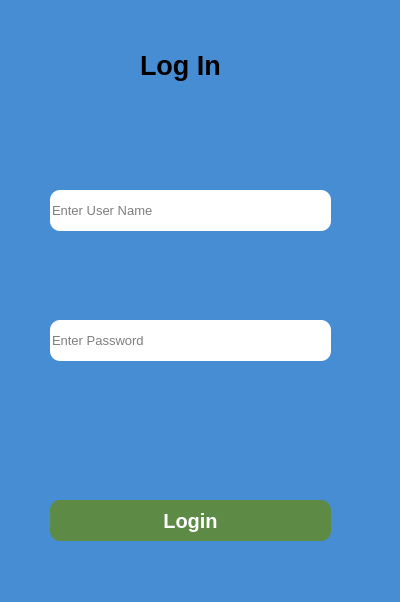
<?xml version="1.0" encoding="UTF-8"?>
<ui version="4.0">
 <class>LOGINS</class>
 <widget class="QMainWindow" name="LOGINS">
  <property name="geometry">
   <rect>
    <x>0</x>
    <y>0</y>
    <width>400</width>
    <height>602</height>
   </rect>
  </property>
  <property name="maximumSize">
   <size>
    <width>400</width>
    <height>602</height>
   </size>
  </property>
  <property name="windowTitle">
   <string>MainWindow</string>
  </property>
  <widget class="QWidget" name="LOG">
   <widget class="QWidget" name="loginss" native="true">
    <property name="geometry">
     <rect>
      <x>0</x>
      <y>0</y>
      <width>400</width>
      <height>602</height>
     </rect>
    </property>
    <property name="font">
     <font>
      <pointsize>20</pointsize>
      <weight>75</weight>
      <bold>true</bold>
     </font>
    </property>
    <property name="styleSheet">
     <string notr="true">background-color: rgb(71, 141, 212);</string>
    </property>
    <widget class="QLabel" name="label_14">
     <property name="geometry">
      <rect>
       <x>140</x>
       <y>40</y>
       <width>91</width>
       <height>51</height>
      </rect>
     </property>
     <property name="font">
      <font>
       <pointsize>20</pointsize>
       <weight>75</weight>
       <bold>true</bold>
      </font>
     </property>
     <property name="styleSheet">
      <string notr="true">color: rgb(0, 0, 0);</string>
     </property>
     <property name="text">
      <string>Log In</string>
     </property>
    </widget>
    <widget class="QLineEdit" name="lineEdit_2">
     <property name="geometry">
      <rect>
       <x>50</x>
       <y>190</y>
       <width>281</width>
       <height>41</height>
      </rect>
     </property>
     <property name="font">
      <font>
       <pointsize>10</pointsize>
       <weight>50</weight>
       <bold>false</bold>
      </font>
     </property>
     <property name="styleSheet">
      <string notr="true">QLineEdit{
background-color: rgb(255, 255, 255);
border-radius: 10px
}
QLineEdit:focus{
border: 3px solid #FBAD25;
}</string>
     </property>
     <property name="placeholderText">
      <string>Enter User Name</string>
     </property>
    </widget>
    <widget class="QLineEdit" name="lineEdit_3">
     <property name="geometry">
      <rect>
       <x>50</x>
       <y>320</y>
       <width>281</width>
       <height>41</height>
      </rect>
     </property>
     <property name="font">
      <font>
       <pointsize>10</pointsize>
       <weight>50</weight>
       <bold>false</bold>
      </font>
     </property>
     <property name="styleSheet">
      <string notr="true">QLineEdit{
background-color: rgb(255, 255, 255);
border-radius: 10px
}
QLineEdit:focus{
	border: 3px solid #FBAD25
}</string>
     </property>
     <property name="placeholderText">
      <string>Enter Password</string>
     </property>
    </widget>
    <widget class="QPushButton" name="pushButton_8">
     <property name="geometry">
      <rect>
       <x>50</x>
       <y>500</y>
       <width>281</width>
       <height>41</height>
      </rect>
     </property>
     <property name="font">
      <font>
       <pointsize>15</pointsize>
       <weight>75</weight>
       <bold>true</bold>
      </font>
     </property>
     <property name="styleSheet">
      <string notr="true">QPushButton{
	color: rgb(255, 255, 255);
	
	background-color: rgb(93, 138, 69);
	border-radius: 10px;
}

QPushButton:hover{
	
	background-color: rgb(92, 138, 138);
}</string>
     </property>
     <property name="text">
      <string>Login</string>
     </property>
     <property name="icon">
      <iconset resource="../spinn/1/2.qrc">
       <normaloff>:/icon2/icon_white/arrow-right.svg</normaloff>:/icon2/icon_white/arrow-right.svg</iconset>
     </property>
     <property name="iconSize">
      <size>
       <width>25</width>
       <height>25</height>
      </size>
     </property>
    </widget>
    <widget class="QPushButton" name="pushButton">
     <property name="geometry">
      <rect>
       <x>280</x>
       <y>330</y>
       <width>41</width>
       <height>23</height>
      </rect>
     </property>
     <property name="styleSheet">
      <string notr="true">QPushButton{
	
	background-color: rgb(255, 255, 255);
	border-radius: 10px;
}
</string>
     </property>
     <property name="text">
      <string/>
     </property>
     <property name="icon">
      <iconset resource="../spinn/1/2.qrc">
       <normaloff>:/icon2/icon_white/eye.svg</normaloff>:/icon2/icon_white/eye.svg</iconset>
     </property>
    </widget>
    <widget class="QLabel" name="label">
     <property name="geometry">
      <rect>
       <x>70</x>
       <y>470</y>
       <width>241</width>
       <height>21</height>
      </rect>
     </property>
     <property name="font">
      <font>
       <pointsize>12</pointsize>
       <weight>50</weight>
       <bold>false</bold>
       <underline>true</underline>
      </font>
     </property>
     <property name="styleSheet">
      <string notr="true">color: rgb(255, 0, 0);</string>
     </property>
     <property name="text">
      <string/>
     </property>
    </widget>
    <widget class="QPushButton" name="pushButton_2">
     <property name="geometry">
      <rect>
       <x>0</x>
       <y>0</y>
       <width>75</width>
       <height>23</height>
      </rect>
     </property>
     <property name="styleSheet">
      <string notr="true">QPushButton{
	
	border-radius: 10px;
}
</string>
     </property>
     <property name="text">
      <string/>
     </property>
    </widget>
   </widget>
  </widget>
 </widget>
 <resources>
  <include location="../spinn/1/2.qrc"/>
  <include location="2.qrc"/>
  <include location="2.qrc"/>
 </resources>
 <connections/>
</ui>
